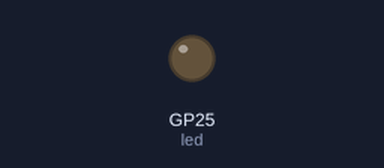
Bench run of a program on a simulated Raspberry Pi Pico running MicroPython. On the bench: output pins drawn as LEDs (lit = HIGH). Dashed ring = blinking.

Above: at 1.0 s.
At 2.5 s:
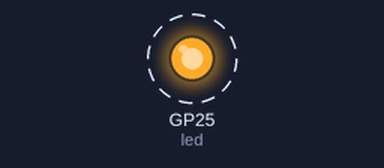
Timing chart, 0 to 4.6 s (numbered marks = the images above):
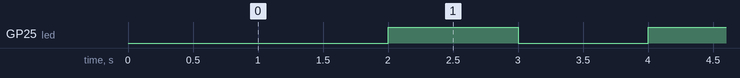

The program:

onboard_blink.py
```python
from machine import Pin,Timer

led = Pin(25, Pin.OUT)
LED_state = True
timer = Timer()

def tick(timer):
    global led, LED_state
    LED_state = not LED_state
    led.value(LED_state)

timer.init(freq=1, mode=timer.PERIODIC, callback=tick)
```

Measured:
- by itself, GP25 (led): alternates HIGH for 1.0 s and LOW for 1.0 s
